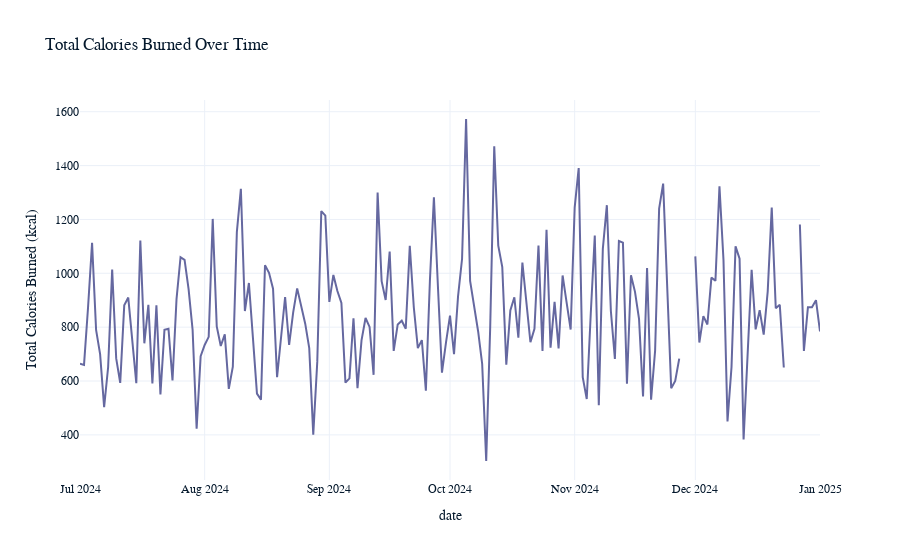

The notebook cell saved with this chart:
### Code cell
# Create a line chart of the total calories burned over time with a beautified y-axis label
fig = px.line(fitness_data, x='date', y='total_calories_burned', title='Total Calories Burned Over Time')
fig.update_layout(yaxis_title='Total Calories Burned (kcal)')
fig.show()

### Figure 1 — Plotly figure (JSON) as saved in the notebook; plotly's stock layout.template omitted (floating-point values rounded to 4 significant figures; data arrays with more than 128 entries replaced by an {"elided": "..."} marker saying what was removed)
{"data": [{"hovertemplate": "date=%{x}<br>total_calories_burned=%{y}<extra></extra>", "legendgroup": "", "line": {"color": "#6568a0", "dash": "solid"}, "marker": {"symbol": "circle"}, "mode": "lines", "name": "", "orientation": "v", "showlegend": false, "x": {"elided": "185 str values"}, "xaxis": "x", "y": {"elided": "185 int values"}, "yaxis": "y", "type": "scatter"}], "layout": {"xaxis": {"anchor": "y", "domain": [0, 1], "title": {"text": "date"}}, "yaxis": {"anchor": "x", "domain": [0, 1], "title": {"text": "Total Calories Burned (kcal)"}}, "legend": {"tracegroupgap": 0}, "title": {"text": "Total Calories Burned Over Time"}}}
